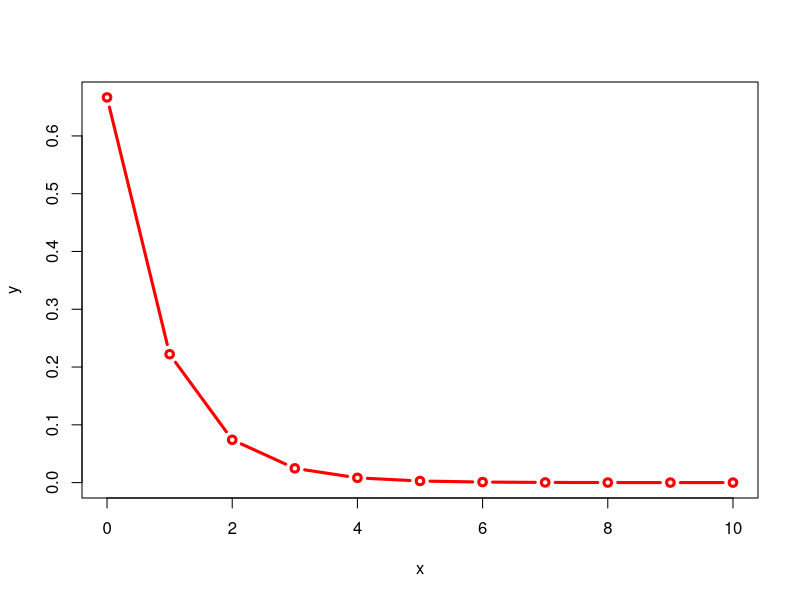

The R source for this figure:
# EJMEPLO: ¿Cual es la probabilidad de obtener una cara en el quinto
# lanzamiento de una moneda honesta

# EXP Aleatorio: lanzar una moneda.
# P(exito) = P(cara) = 1/2 = p

# SSSSC = FFFFE

# Contando los fracasos antes del primer exito

# EXP. Geometrico -> Distribución Geometrica

# P(z = 4) = p(4) = p * (1 - p)^4 = 0.5 * 0.5^4

dgeom(x = 4, prob = 0.5)

# ¿Cual es la probabilidad de obtener una cara en el quinto lanzamineto
# en una moneda, donde las caras tienen doble de probabilidad de salir
# que los sellos?

dgeom(x = 4, prob = 2/3)

# Función de masa geometrica

x <- 0:10
y <- dgeom(x, prob = 2/3)
round(y, 3)

plot(x, y, type = "b", col = "red", lwd = 3, poh = 20)

# Función de distribución acumulado

pgeom(3, prob = 2/3)

# Generación de varibles aleatorias

set.seed(123)
sim <- rgeom(10, prob= 2/3)
prop.table(table(sim))
dgeom(x = 0, prob = 2/3)
